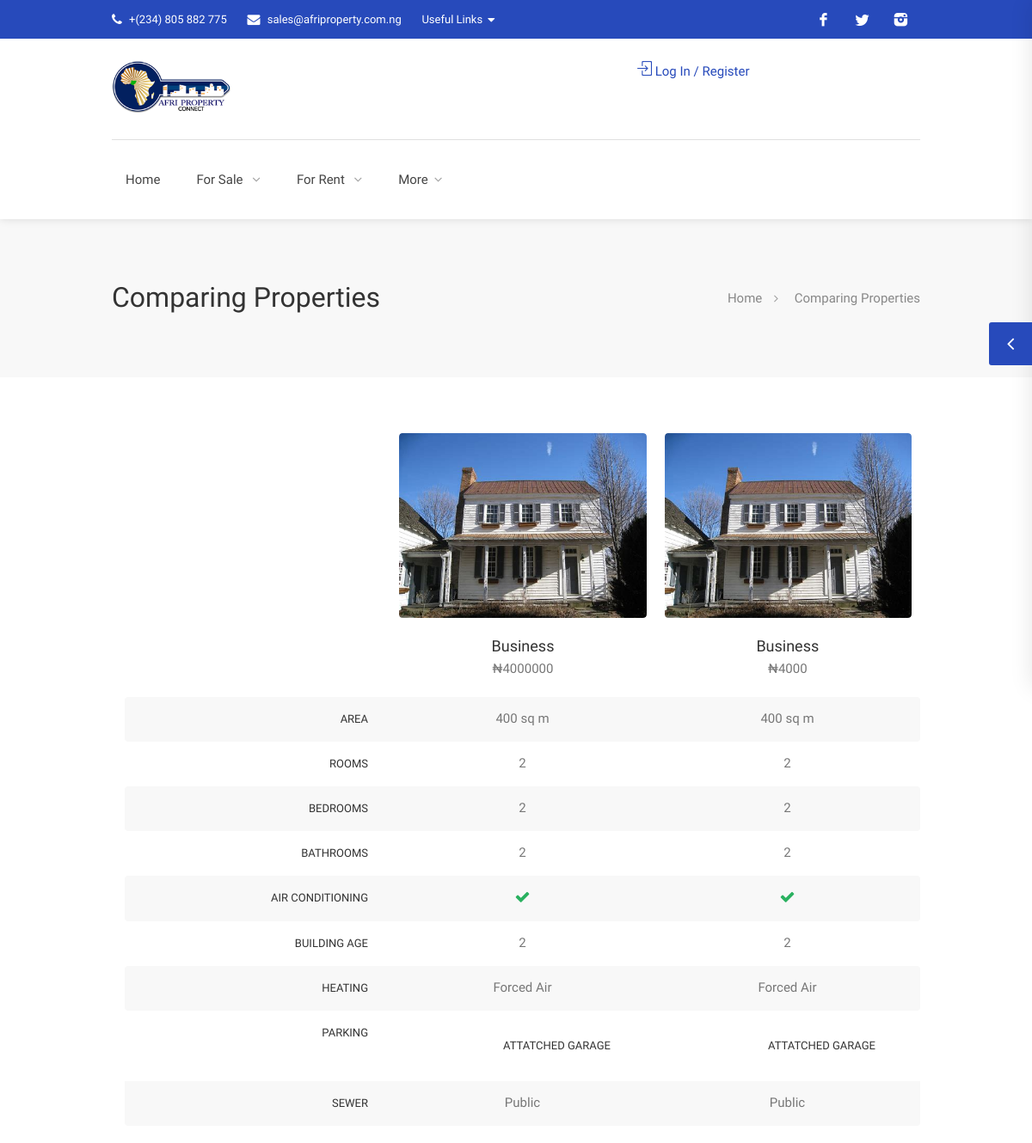
/compare-properties.html, run on an earlier commit of the app's database.
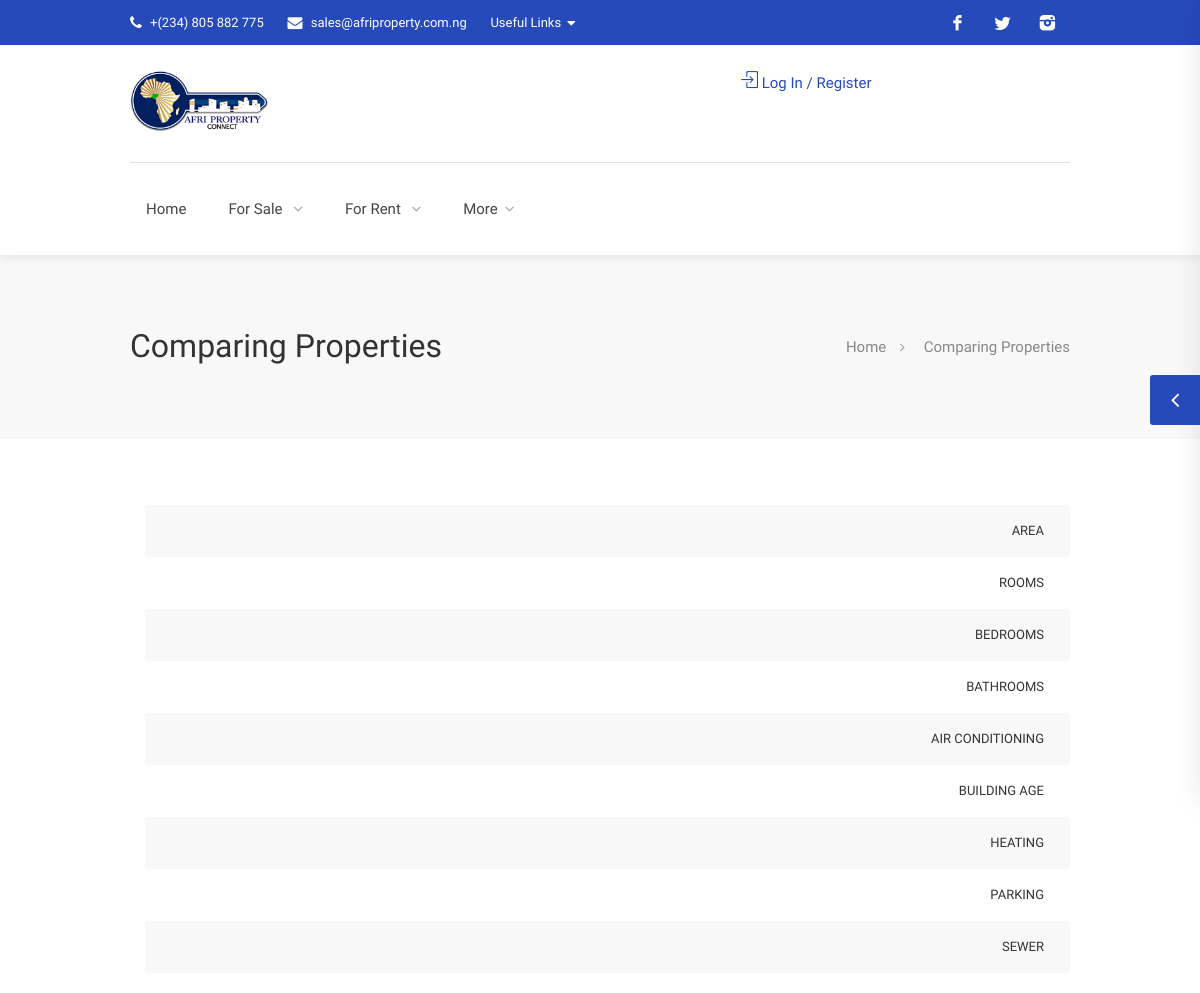
And on a later commit of the database.
### App/models.py (models this page shows)
class Comparison(models.Model):
    title=models.TextField(blank=True, null=True)
    answer = (
        ('Yes', 'Yes'),
        ('No', 'No'),
    )
    type= (
        ('Public', 'Public'),
        ('City', 'City'),
    )
    address=models.TextField(blank=True, null=True)
    date=models.DateField(auto_now_add=True)
    category=models.TextField(blank=True, null=True)
    sale_type=models.TextField(blank=True, null=True)
    price=models.IntegerField(blank=True, null=True)
    price_per_unit = models.TextField(blank=True, null=True)
    image_1 = models.ImageField(blank=True, null=True)
    area = models.IntegerField(blank=True, null=True)
    rooms = models.IntegerField(blank=True, null=True)
    bedrooms = models.IntegerField(blank=True, null=True)
    bathrooms = models.IntegerField(blank=True, null=True)
    features = models.TextField(blank=True, null=True)
    building_age = models.IntegerField(blank=True, null=True)
    parking = models.TextField(blank=True, null=True)
    cooling = models.TextField(blank=True, null=True)
    heating = models.TextField(blank=True, null=True)
    sewer = models.CharField(max_length = 100, choices = type,blank=True, null=True)
    water = models.CharField(max_length = 100, choices = type,blank=True, null=True)
    exercise_room = models.CharField(max_length = 100, choices = answer,blank=True, null=True)
    storage_room = models.CharField(max_length = 100, choices = answer,blank=True, null=True)
    creator = models.ForeignKey(User, null=True,blank=True, on_delete=models.CASCADE)

### App/views.py (the view)
# urls.py: path("compare-properties.html", views.compare, name="compare"),
def compare(request):
    profile=''
    if request.user.is_authenticated:
        profile=UserProfile.objects.get(user=request.user)
    compare=Comparison.objects.all()
    context={"compare":compare,'profile':profile}
    if request.GET.get('clear')=="True":
        clear=Comparison.objects.filter(creator=request.user)
        clear.delete()
        return redirect("compare-properties.html")
    return render(request,"compare-properties.html",context)

### App/templates/compare-properties.html (shortened to what this page needs)
{% load static %}
<!DOCTYPE html>
<head>
 <link href="{% static 'css/style.css' %}" rel="stylesheet"/>
 <link href="{% static 'css/color.css' %}" rel="stylesheet"/>
</head>
<body>
 <div id="wrapper">
  <div class="compare-slide-menu">
   <div class="csm-trigger">
   </div>
  </div>
  <header id="header-container">
   <div id="top-bar">
 <div class="container">
  <div class="left-side">
   <ul class="top-bar-menu">
    <li>
     <i class="fa fa-phone">
     </i>
     +(234) 805 882 775
    </li>
    <li>
     <i class="fa fa-envelope">
     </i>
     <a href="#">
      sales@afriproperty.com.ng
     </a>
    </li>
    <li>
      <div class="top-bar-dropdown">
        <span>Useful Links</span>
      </div>
    </li>
   </ul>
  </div>
  <div class="right-side">
   <ul class="social-icons">
    <li>
     <a class="facebook" href="http://facebook.com/afripropertyconnect">
     </a>
    </li>
    <li>
     <a class="twitter" href="https://www.twitter.com/afriproperty_connect/">
     </a>
    </li>
    <li>
     <a class="instagram" href="https://www.instagram.com/afriproperty_connect/">
     </a>
    </li>
   </ul>
  </div>
 </div>
</div>
   <div id="header">
    <div class="container">
     <div class="left-side">
      <div id="logo">
       <a href="{% url 'APP:index' %}">
        <img alt="" src="{% static 'images/logo.png' %}"/>
       </a>
      </div>
      <nav class="style-1" id="navigation">
       <ul id="responsive">
        <li>
         <a href="{% url 'APP:index' %}">
          Home
         </a>
        </li>
        <li>
         <a onclick="showsale()">
          For Sale
         </a>
        </li>
        <li>
         <a onclick="showsale2()">
          For Rent
         </a>
        </li>
        <li><a href="#">More</a>
        </li>
       </ul>
      </nav>
      <div class="clearfix">
      </div>
     </div>
     <div class="right-side">
       {% if user.is_authenticated %}
       <a class="sign-in" onclick="window.location.href='{% url 'APP:logout' %}'">
        <i class="fa fa-user">
        </i>
        Logout
       </a>
       <div class="user-menu">
        <div class="user-name">
         <span>
           {% if profile.image %}
           <img alt="" src="{{profile.image.url}}"/>
           {% else %}
          <img alt="" src="{% static 'images/agent-03.jpg' %}"/>
          {% endif %}
         </span>
         Hi, {{user}}!
        </div>
        <ul>
         <li>
          <a href="{% url 'APP:profile' %}">
           <i class="sl sl-icon-user">
           </i>
           My Profile
          </a>
         </li>
         <li>
          <a href="{% url 'APP:bookmarks' %}">
           <i class="sl sl-icon-star">
           </i>
           Bookmarks
          </a>
         </li>
         <li>
          <a href="{% url 'APP:properties' %}">
           <i class="sl sl-icon-docs">
           </i>
           My Properties
          </a>
         </li>
         <li>
          <a href="{% url 'APP:logout' %}">
           <i class="sl sl-icon-power">
           </i>
           Log Out
          </a>
         </li>
        </ul>
       </div>
       {% else %}
      <a class="sign-in" href="{% url 'APP:login_register' %}">
       <i class="fa fa-user">
       </i>
       Log In / Register
      </a>
      {% endif %}
     </div>
    </div>
   </div>
  </header>
  <div id="titlebar">
   <div class="container">
    <div class="row">
     <div class="col-md-12">
      <h2>
       Comparing Properties
      </h2>
      <nav id="breadcrumbs">
       <ul>
        <li>
         <a href="#">
          Home
         </a>
        </li>
        <li>
         Comparing Properties
        </li>
       </ul>
      </nav>
     </div>
    </div>
   </div>
  </div>
  <div class="container">
   <div class="row">
    <div class="col-md-12">
     <div class="compare-list-container">
      <ul id="compare-list">
       <li class="compare-list-properties">
        <div class="blank-div">
        </div>
        {% for item in compare %}
        <div>
         <a href="#">
          <div class="clp-img">
           <img alt="" src="{{item.image_1.url}}"/>
          </div>
          <div class="clp-title">
           <h4>
            {{item.title}}
           </h4>
           <span>
            ₦{{item.price}}
           </span>
          </div>
         </a>
        </div>
        {% endfor %}
       </li>
       <li>
         <div>
           Area
         </diV>
         {% for area in compare %}
        <div>
        {{area.area}} sq m
        </div>
        {% endfor %}
       </li>
       <li>
         <div>
         Rooms
       </div>
         {% for room in compare %}
        <div>
         {{room.rooms}}
        </div>
        {% endfor %}
       </li>
       <li>
         <div>
           Bedrooms
         </div>
         {% for bedroom in compare %}
        <div>
         {{bedroom.bedrooms}}
        </div>
        {% endfor %}
       </li>
       <li>
        <div>
         Bathrooms
        </div>
        {% for bath in compare %}
        <div>
         {{bath.bathrooms}}
        </div>
        {% endfor %}
       </li>
       <li>
        <div>
         Air Conditioning
        </div>
        {% for cool in compare %}
        <div>
          {% if cool.cooling %}
         <span class="available">
         </span>
         {% else %}
         <span class="not-available">
         </span>
         {% endif %}
        </div>
        {% endfor %}
       </li>
       <li>
        <div>
         Building Age
        </div>
        {% for age in compare %}
        <div>
         {{age.building_age}}
        </div>
        {% endfor %}
       </li>
       <li>
        <div>
         Heating
        </div>
        {% for heat in compare %}
        <div>
          {% if heat.heating %}
         {{heat.heating}}
         {% else %}
         <span class="not-available">
         </span>
         {% endif %}
        </div>
        {% endfor %}
       </li>
       <li>
        <div>
         Parking
        </div>
        {% for park in compare %}
        <div>
          {% if park.parking %}
          <div>
           {{park.parking}}
          </div>
         {% else %}
         <span class="not-available">
         </span>
         {% endif %}
        </div>
        {% endfor %}
       </li>
       <li>
         <div>
          Sewer
         </div>
         {% for item in compare %}
        <div>
         {{item.sewer}}
        </div>
        {% endfor %}
       </li>
      </ul>
     </div>
    </div>
   </div>
  </div>
<div class="sticky-footer" id="footer">
 <div class="container">
   <div class="row">
    <div class="col-md-5 col-sm-6">
     <img alt="" class="footer-logo" src="{% static 'images/logo.png' %}"/>
     <br/>
     <br/>
     <p>
     </p>
    </div>
    <div class="col-md-4 col-sm-6">
     <h4>
     </h4>
     <ul class="footer-links">
      <li>
       <a href="{% url 'APP:login_register' %}">
       </a>
      </li>
      <li>
       <a href="{% url 'APP:login_register' %}">
       </a>
      </li>
      <li>
       <a href="{% url 'APP:submit_property' %}">
       </a>
      </li>
     </ul>
     <ul class="footer-links">
      <li>
       <a href="{% url 'APP:blog-list' %}">
       </a>
      </li>
      <li>
       <a href="{% url 'APP:agencies-list' %}">
       </a>
      </li>
      <li>
       <a href="{% url 'APP:contact' %}">
       </a>
      </li>
     </ul>
    </div>
    <div class="col-md-3 col-sm-12">
     <h4>
     </h4>
     <div class="text-widget">
      <span>
      </span>
      <br/>
      <span>
      </span>
      <br/>
      <span>
       <a href="#">
       </a>
      </span>
      <br/>
     </div>
     <ul class="social-icons margin-top-20">
 <li>
   <a class="facebook" href="http://facebook.com/afripropertyconnect">
   </a>
 </li>
 <li>
   <a class="twitter" href="https://www.twitter.com/afriproperty_connect/">
   </a>
 </li>
 <li>
   <a class="instagram" href="https://www.instagram.com/afriproperty_connect/">
   </a>
 </li>
</ul>
    </div>
   </div>
  <div class="row">
   <div class="col-md-12">
    <div class="copyrights">
     <a href=" https://24hubs.com">powered by 24 Hubs©</a> 2020 Afriproperty. All Rights Reserved.
    </div>
   </div>
  </div>
 </div>
</div>
</div>
</body>

### App/static/css/color.css (style rules this page uses)
.csm-trigger, .csm-content h4, #backtotop a, #top-bar { background-color: #274abb }
.user-menu ul li a:hover, .user-menu.active .user-name:after, .user-menu:hover .user-name:after, .user-menu.active .user-name, .user-menu:hover .user-name, table.manage-table td.action a:hover, table.manage-table .title-container .title h4 a:hover, .my-account-nav li a.current, .my-account-nav li a:hover, #footer .social-icons li a:hover i, #navigation.style-1 .current, #posts-nav li a:hover, #top-bar .social-icons li a:hover i, .agent .social-icons li a:hover i, .agent-contact-details li a:hover, .agent-page .agent-name h4, .footer-links li a:hover, .header-style-2 .header-widget li i, .header-widget .sign-in:hover, .home-slider-desc .read-more i, .info-box, .info-box h4, .listing-title h4 a:hover, .map-box h4 a:hover, .plan-price .value, .plan.featured .listing-badges .featured, .post-content a.read-more, .post-content h3 a:hover, .post-meta li a:hover, .property-pricing, .style-2 .trigger a:hover, .style-2 .trigger.active a, .style-2 .ui-accordion .ui-accordion-header-active, .style-2 .ui-accordion .ui-accordion-header-active:hover, .style-2 .ui-accordion .ui-accordion-header:hover, .tabs-nav li a:hover, .tabs-nav li.active a, .testimonial-author h4, .widget-button:hover, .widget-text h5 a:hover, a, a.button.border, a.button.border.white:hover { color: #274abb }

What changed in the data, as far as the page shows it:
removed Comparison: image_1 (picture), title "Business", price "4000000", area "400", rooms "2", bedrooms "2", bathrooms "2", cooling "Yes" (drawn), building_age "2", heating "Forced Air", parking "ATTATCHED GARAGE", sewer "Public"
removed Comparison: image_1 (picture), title "Business", price "4000", area "400", rooms "2", bedrooms "2", bathrooms "2", cooling "Yes" (drawn), building_age "2", heating "Forced Air", parking "ATTATCHED GARAGE", sewer "Public"
